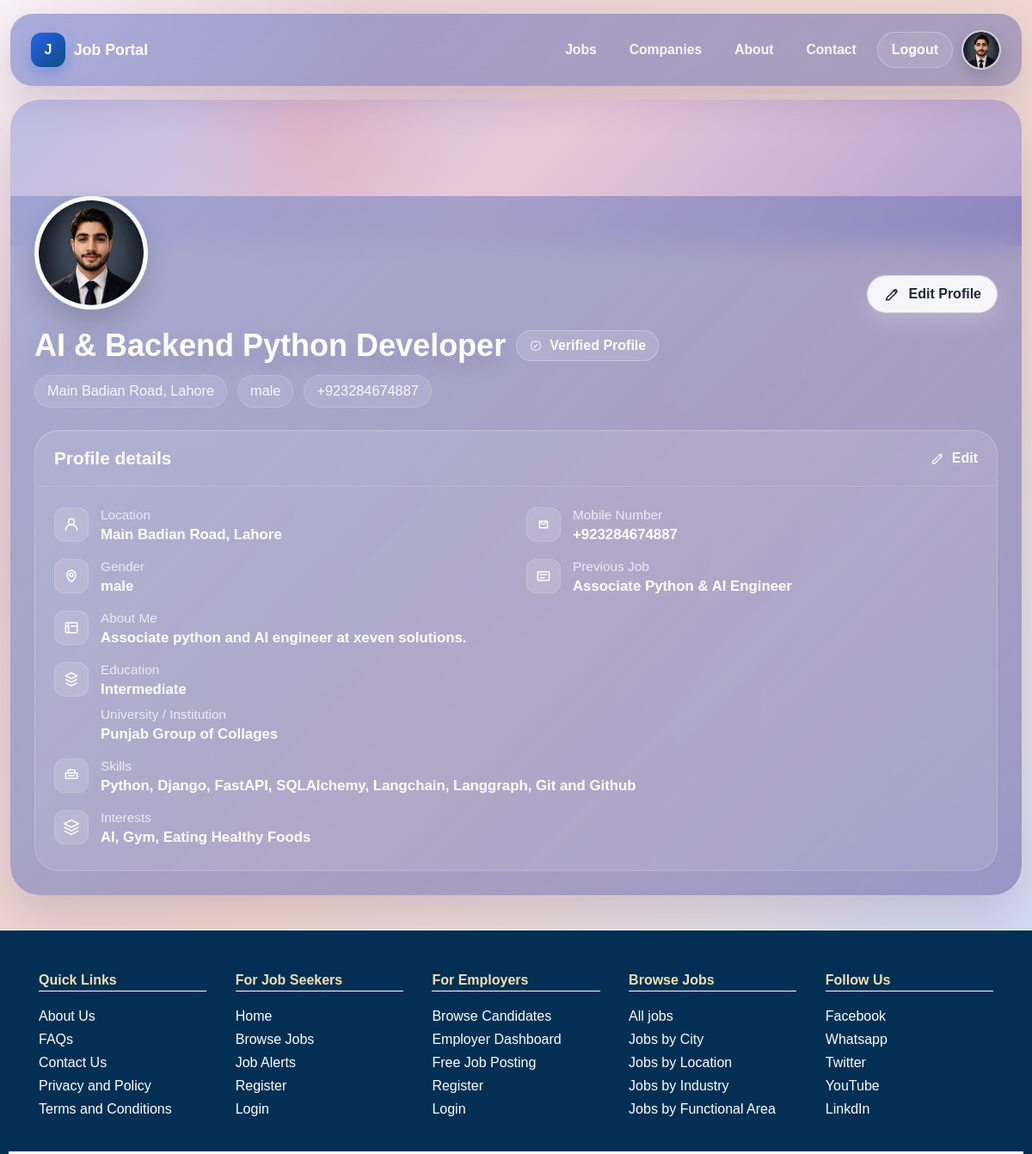
The page /profile_page/ (signed in) on the database its author committed.
### app/models.py (models this page shows, shortened)
class UserDetails(models.Model):
    GENDER_CHOICES = [
        ('male', 'Male'),
        ('female', 'Female'),
        ('other', 'Other'),
        ('prefer_not_to_say', 'Prefer not to say'),
    ]
    USER_TYPE_CHOICES = [
        (0, 'Candidate'),
        (1, 'Employer'),
    ]
    location = models.CharField(max_length=255, blank=True, null=True)
    mobile_no = models.CharField(max_length=255, blank=True, null=True)
    about_me = models.TextField(blank=True, null=True)
    skills = models.CharField(max_length=200, blank=True, null=True)
    education = models.CharField(max_length=255, blank=True, null=True)
    profile_img = models.ImageField(blank=True, null=True, upload_to='user_profiles/')
    university = models.CharField(max_length=66, blank=True, null=True)
    priveus_job = models.CharField(max_length=70, blank=True, null=True)
    specialization = models.CharField(max_length=200, blank=True, null=True)
    interests = models.CharField(max_length=200, blank=True, null=True)
    gender = models.CharField(max_length=20, choices=GENDER_CHOICES, blank=True, null=True)
    user = models.OneToOneField(settings.AUTH_USER_MODEL, on_delete=models.CASCADE, null=True, blank=True)
    type = models.IntegerField(choices=USER_TYPE_CHOICES, default=0)

### app/views.py (the view)
# urls.py: path('profile_page/', views.profile_page, name='profile_page'),
@login_required
def profile_page(request: WSGIRequest):
    user = request.user
    user_details = UserDetails.objects.filter(user=user).first()
    if user_details:
        return render(request, 'candidate/candidate_profile_page.html', {'user_details': user_details})
    employer_details = EmployerDetails.objects.filter(employer=user).first()
    if employer_details:
        return render(request, 'employer/employer_profile_page.html', {'employer_details': employer_details})
    return HttpResponse('User Details Does not Exist!')

### app/context_processors.py (called while the page is built)
def navbar_user(request):
    if not request.user.is_authenticated:
        return {}
    user = request.user
    profile_image = None
    edit_url_name = "user_details_edit"
    employer_details = EmployerDetails.objects.filter(employer=user).first()
    if employer_details:
        if employer_details.company_logo:
            profile_image = employer_details.company_logo.url
        edit_url_name = "user_details_edit"
    else:
        user_details = UserDetails.objects.filter(user=user).first()
        if user_details and user_details.profile_img:
            profile_image = user_details.profile_img.url
        edit_url_name = "user_details_edit"
    return {
        "navbar_user_profile_image": profile_image,
        "navbar_user_edit_url": edit_url_name,
    }

### app/templates/Candidate/candidate_profile_page.html (shortened to what this page needs)
{% extends 'base.html' %}
{% load static %}
{% block 'content' %}
<section class="profile-shell">
    <div class="profile-banner"></div>
    <div class="profile-body">
        <div class="profile-avatar-wrap">
            <div>
                {% if user_details.profile_img %}
                    <img class="profile-avatar" src="{{ user_details.profile_img.url }}" alt="Profile picture">
                {% else %}
                    <div class="profile-avatar-fallback">
                        {{ request.user.username|first|upper }}
                    </div>
                {% endif %}
            </div>
            <div class="profile-actions">
                <a class="edit-btn" href="{% url 'candidate_profile_edit' %}" title="Edit profile" aria-label="Edit profile">
                    Edit Profile
                </a>
            </div>
        </div>
        <div class="profile-title">
            <h1>{{ user_details.specialization|default:"Candidate Profile" }}</h1>
            <span class="verified-pill">
                Verified Profile
            </span>
        </div>
        <div class="profile-meta">
            {% if user_details.location %}
                <div class="meta-item">{{ user_details.location }}</div>
            {% endif %}
            {% if user_details.gender %}
                <div class="meta-item">{{ user_details.gender }}</div>
            {% endif %}
            {% if user_details.mobile_no %}
                <div class="meta-item">{{ user_details.mobile_no }}</div>
            {% endif %}
        </div>
        <div class="details-card">
            <div class="details-card__head">
                <h2>Profile details</h2>
                <a href="{% url 'candidate_profile_edit' %}">
                    Edit
                </a>
            </div>
            <div class="details-grid">
                <div class="detail-item">
                    <div class="detail-icon">
                        <svg viewBox="0 0 24 24" width="20" height="20" fill="none" aria-hidden="true">
                            <path d="M12 12a4 4 0 1 0-4-4 4 4 0 0 0 4 4Z" stroke="currentColor" stroke-width="1.8"/>
                            <path d="M4 20a8 8 0 0 1 16 0" stroke="currentColor" stroke-width="1.8" stroke-linecap="round"/>
                        </svg>
                    </div>
                    <div>
                        <div class="detail-label">Location</div>
                        <div class="detail-value">{{ user_details.location|default:"-" }}</div>
                    </div>
                </div>
                <div class="detail-item">
                    <div class="detail-icon">
                        <svg viewBox="0 0 24 24" width="20" height="20" fill="none" aria-hidden="true">
                            <path d="M6.5 7.5h11v9h-11z" stroke="currentColor" stroke-width="1.8" stroke-linejoin="round"/>
                            <path d="m6.5 8 5.5 4 5.5-4" stroke="currentColor" stroke-width="1.8" stroke-linecap="round" stroke-linejoin="round"/>
                        </svg>
                    </div>
                    <div>
                        <div class="detail-label">Mobile Number</div>
                        <div class="detail-value">{{ user_details.mobile_no|default:"-" }}</div>
                    </div>
                </div>
                <div class="detail-item">
                    <div class="detail-icon">
                        <svg viewBox="0 0 24 24" width="20" height="20" fill="none" aria-hidden="true">
                            <path d="M12 20s6-4.4 6-10a6 6 0 1 0-12 0c0 5.6 6 10 6 10Z" stroke="currentColor" stroke-width="1.8"/>
                            <path d="M12 12.5a2.5 2.5 0 1 0 0-5 2.5 2.5 0 0 0 0 5Z" stroke="currentColor" stroke-width="1.8"/>
                        </svg>
                    </div>
                    <div>
                        <div class="detail-label">Gender</div>
                        <div class="detail-value">{{ user_details.gender|default:"-" }}</div>
                    </div>
                </div>
                <div class="detail-item">
                    <div class="detail-icon">
                        <svg viewBox="0 0 24 24" width="20" height="20" fill="none" aria-hidden="true">
                            <path d="M4 6h16v12H4z" stroke="currentColor" stroke-width="1.8" stroke-linejoin="round"/>
                            <path d="M7 10h10M7 14h6" stroke="currentColor" stroke-width="1.8" stroke-linecap="round"/>
                        </svg>
                    </div>
                    <div>
                        <div class="detail-label">Previous Job</div>
                        <div class="detail-value">{{ user_details.priveus_job|default:"-" }}</div>
                    </div>
                </div>
                <div class="detail-item span-2">
                    <div class="detail-icon">
                        <svg viewBox="0 0 24 24" width="20" height="20" fill="none" aria-hidden="true">
                            <path d="M4 5h16v14H4z" stroke="currentColor" stroke-width="1.8" stroke-linejoin="round"/>
                            <path d="M8 5v14M4 10h4M12 10h8" stroke="currentColor" stroke-width="1.8" stroke-linecap="round"/>
                        </svg>
                    </div>
                    <div>
                        <div class="detail-label">About Me</div>
                        <div class="detail-value">{{ user_details.about_me|default:"No about me added yet." }}</div>
                    </div>
                </div>
                <div class="detail-item span-2">
                    <div class="detail-icon">
                    </div>
                    <div>
                        <div class="detail-label">Education</div>
                        <div class="detail-value">{{ user_details.education|default:"No education details added yet." }}</div>
                        <div class="detail-label" style="margin-top:10px;">University / Institution</div>
                        <div class="detail-value">{{ user_details.university|default:"-" }}</div>
                    </div>
                </div>
                <div class="detail-item span-2">
                    <div class="detail-icon">
                    </div>
                    <div>
                        <div class="detail-label">Skills</div>
                        <div class="detail-value">{{ user_details.skills|default:"No skills added yet." }}</div>
                    </div>
                </div>
                <div class="detail-item span-2">
                    <div class="detail-icon">
                    </div>
                    <div>
                        <div class="detail-label">Interests</div>
                        <div class="detail-value">{{ user_details.interests|default:"No interests added yet." }}</div>
                    </div>
                </div>
            </div>
        </div>
    </div>
</section>
{% endblock %}

### static/css/base.css (style rules this page uses)
:root { --primaryColor: rgb(47, 107, 219); --whiteColor: #fff; --blackColor: #333; --greyColor: #f6f8fa; --labelColor: #64b1f5; --yellowColor: #ffd723; --pageBackground: #e7cdd9; --pageText: #0f172a; --pageCard: rgba(255, 255, 255, 0.72); --pageShadow: 0 10px 24px rgba(15, 23, 42, 0.08); --pageRadius: 22px; --pageContainer: min(1200px, calc(100% - 24px)); --fontFamily: sans-serif; }
html, body { margin: 0; padding: 0; }
* { box-sizing: border-box; outline: none; font-family: var(--fontFamily); scroll-behavior: smooth; }
body { overflow-x: hidden; width: auto; background: var(--pageBackground); color: var(--pageText); scroll-behavior: smooth; }

### app/templates/Candidate/candidate_profile_page.html (style rules this page uses)
* { margin:0; padding:0; box-sizing:border-box; font-family:'Nunito', sans-serif; }
body { overflow-x:hidden; background: radial-gradient(circle at top left, rgba(255,255,255,0.72), transparent 24%), radial-gradient(circle at bottom right, rgba(37,99,235,0.14), transparent 26%), linear-gradient(135deg, #e7cdd9 0%, #f0d8cf 55%, #d8e7ff 100%); }
.profile-shell { width:min(1200px, calc(100% - 24px)); margin:16px auto 40px; border-radius:34px; overflow:hidden; box-shadow:0 24px 54px rgba(84,55,99,0.18); background: linear-gradient(180deg, rgba(255,255,255,0.18), rgba(255,255,255,0.08)); }
.profile-banner { height:170px; background: radial-gradient(circle at 30% 20%, rgba(255, 122, 122, 0.20), transparent 20%), linear-gradient(135deg, rgba(185,185,227,0.92), rgba(231,198,215,0.92), rgba(169,155,207,0.92)); position:relative; }
.profile-body { position:relative; padding:0 28px 28px; background: linear-gradient(135deg, rgba(142, 153, 204, 0.72), rgba(101, 90, 161, 0.55)); backdrop-filter: blur(14px); color:#fff; }
.profile-avatar-wrap { display:flex; align-items:flex-end; justify-content:space-between; gap:16px; margin-top:-58px; margin-bottom:18px; flex-wrap:wrap; }
.profile-avatar { width:132px; height:132px; border-radius:50%; object-fit:cover; border:5px solid rgba(255,255,255,0.92); box-shadow:0 18px 34px rgba(15,23,42,0.2); background:rgba(255,255,255,0.16); }
.profile-actions { display:flex; gap:12px; align-items:center; margin-left:auto; }
.edit-btn { display:inline-flex; align-items:center; gap:10px; min-height:44px; padding:0 18px; border-radius:999px; background:rgba(255,255,255,0.9); border:1px solid rgba(15,23,42,0.12); color:#1f2937; text-decoration:none; font-weight:800; box-shadow:0 10px 22px rgba(255,255,255,0.18); transition:transform 0.2s ease, box-shadow 0.2s ease; }
.profile-title { display:flex; align-items:center; gap:12px; flex-wrap:wrap; margin-top:6px; }
.profile-title h1 { margin:0; font-size:clamp(2rem, 3vw, 3.3rem); line-height:1.1; text-shadow:0 10px 24px rgba(70,44,91,0.18); }
.verified-pill { display:inline-flex; align-items:center; gap:8px; min-height:36px; padding:0 14px; border-radius:999px; border:1px solid rgba(255,255,255,0.28); background:rgba(255,255,255,0.12); color:#fff; font-weight:700; }
.profile-meta { display:flex; flex-wrap:wrap; gap:12px; margin-top:14px; color:rgba(255,255,255,0.92); font-size:1.02rem; }
.meta-item { display:inline-flex; align-items:center; gap:8px; min-height:38px; padding:0 14px; border-radius:999px; background:rgba(255,255,255,0.10); border:1px solid rgba(255,255,255,0.16); }
.details-card { margin-top:26px; border-radius:28px; background:rgba(255,255,255,0.10); border:1px solid rgba(255,255,255,0.18); box-shadow: inset 0 1px 0 rgba(255,255,255,0.10); overflow:hidden; }
.details-card__head { display:flex; align-items:center; justify-content:space-between; gap:12px; padding:20px 22px; border-bottom:1px solid rgba(255,255,255,0.12); }
.details-card__head h2 { font-size:1.3rem; margin:0; }
.details-card__head a { color:#fff; text-decoration:none; font-weight:700; display:inline-flex; align-items:center; gap:8px; opacity:0.95; }
.details-grid { display:grid; grid-template-columns:repeat(2, minmax(0, 1fr)); gap:18px 24px; padding:24px 22px 28px; }
.detail-item { display:grid; grid-template-columns:40px minmax(0, 1fr); gap:14px; align-items:start; }
.detail-icon { width:40px; height:40px; border-radius:12px; display:grid; place-items:center; background:rgba(255,255,255,0.12); border:1px solid rgba(255,255,255,0.16); color:#fff; flex-shrink:0; }
.detail-label { font-size:0.96rem; color:rgba(255,255,255,0.75); margin-bottom:4px; }
.detail-value { font-size:1.05rem; font-weight:700; color:#fff; word-break:break-word; }
.span-2 { grid-column:1 / -1; }

### rows shown on the page
UserDetails: profile_img (picture), specialization "AI & Backend Python Developer", location "Main Badian Road, Lahore", gender "male", mobile_no "+923284674887", priveus_job "Associate Python & AI Engineer", about_me "Associate python and AI engineer at xeven solutions.", education "Intermediate", university "Punjab Group of Collages", skills "Python, Django, FastAPI, SQLAlchemy, Langchain, Langgraph, Git and Github", interests "AI, Gym, Eating Healthy Foods"
